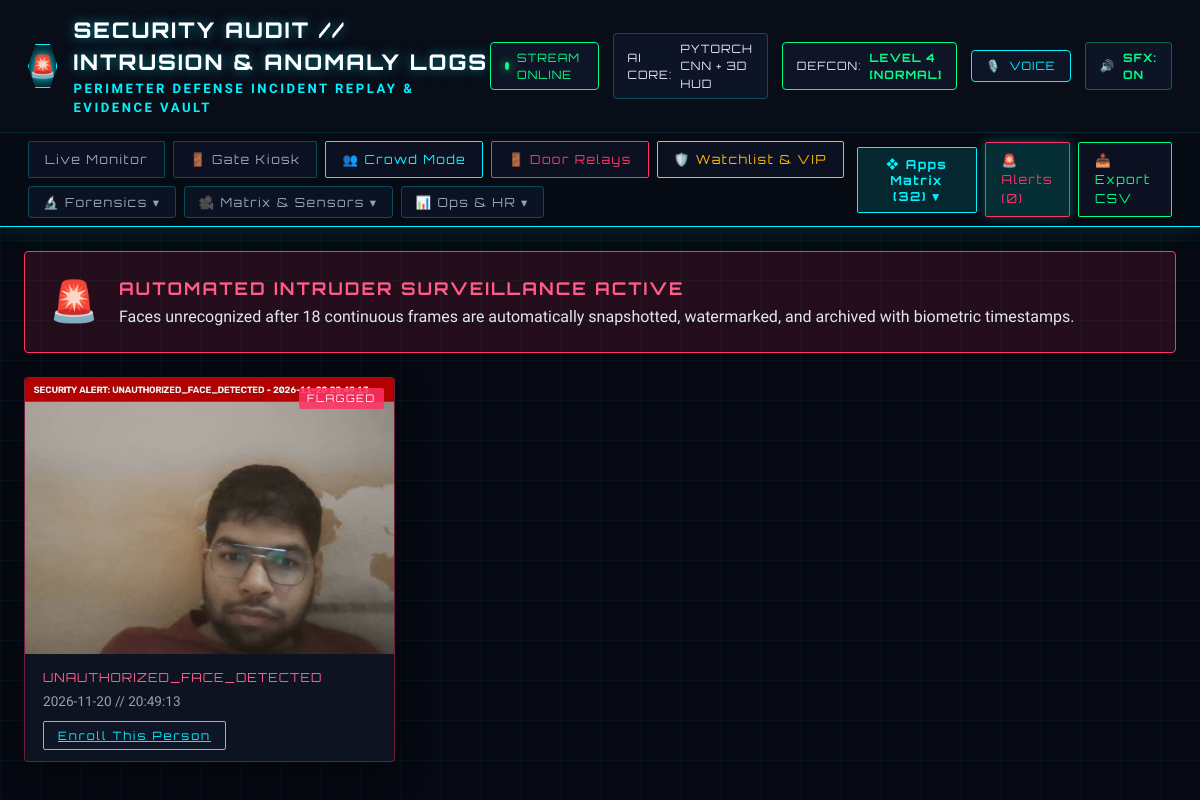
Before: /alerts with the older database file.
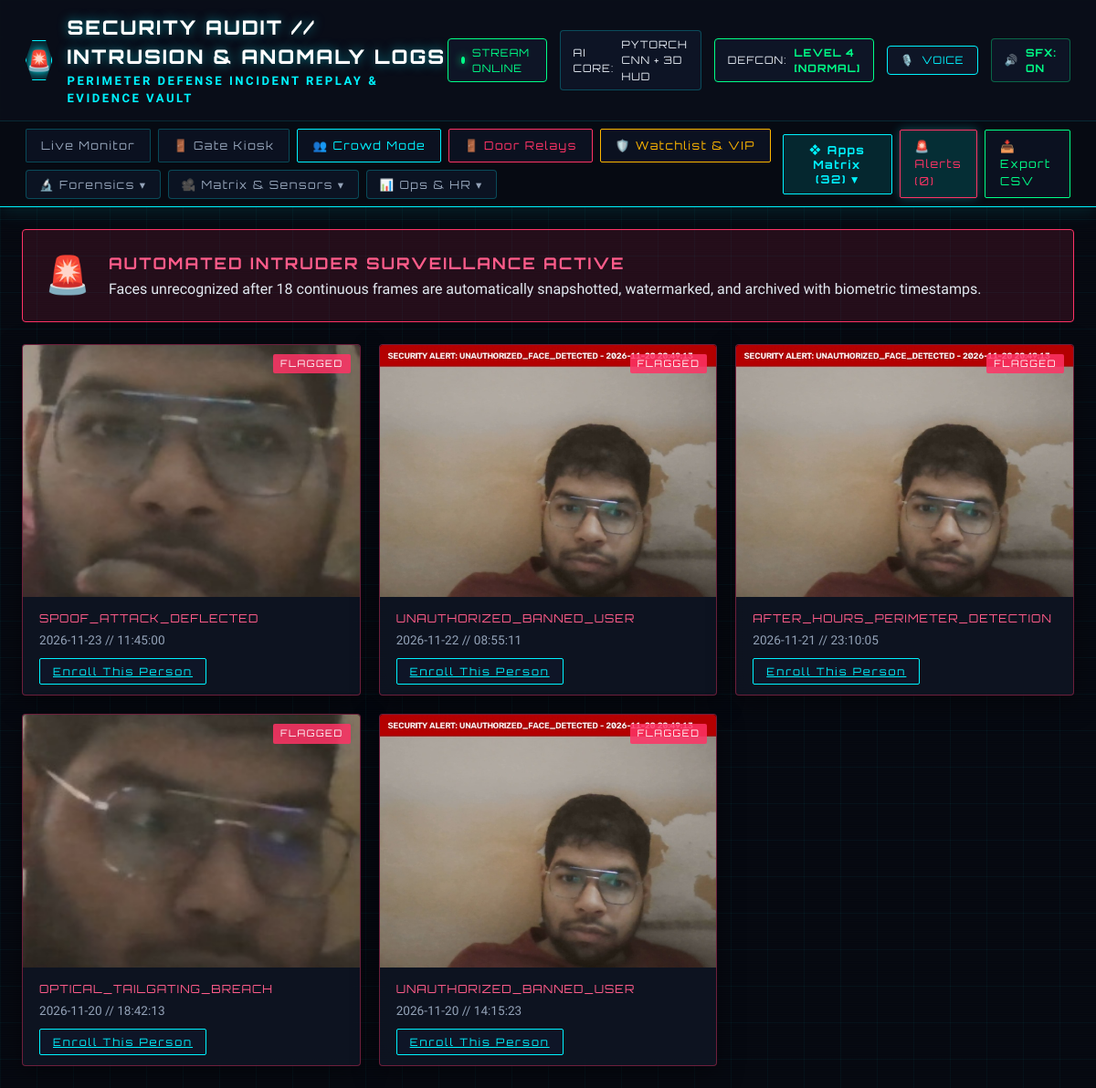
After: the same page with the newer database file.
### tables this page shows
CREATE TABLE security_alerts (
                    id INTEGER PRIMARY KEY AUTOINCREMENT,
                    timestamp TEXT NOT NULL,
                    date TEXT NOT NULL,
                    time TEXT NOT NULL,
                    snapshot_url TEXT NOT NULL,
                    event_type TEXT DEFAULT 'UNAUTHORIZED_ACCESS',
                    status TEXT DEFAULT 'FLAGGED'
                );

### app.py (the view)
@app.route('/alerts')
def alerts_view():
    alerts = db.get_security_alerts(limit=30)
    return render_template('alerts.html', alerts=alerts)

### attendance_engine/db.py (called while the page is built)
    def _get_connection(self):
        conn = sqlite3.connect(self.db_path, check_same_thread=False)
        conn.row_factory = sqlite3.Row
        return conn

    def get_security_alerts(self, limit=20):
        with self._get_connection() as conn:
            cursor = conn.cursor()
            cursor.execute("SELECT * FROM security_alerts ORDER BY id DESC LIMIT ?", (limit,))
            return [dict(row) for row in cursor.fetchall()]

### templates/alerts.html (shortened to what this page needs)
<!DOCTYPE html>
<html lang="en">
<head>
  <link rel="stylesheet" href="/static/css/style.css">
</head>
<body>
  <div class="cyber-scanlines"></div>
  <div class="hud-background-grid"></div>
    {% set active_page = 'alerts' %}
  {% set nav_icon = '🚨' %}
  {% set nav_title = 'SECURITY AUDIT // INTRUSION & ANOMALY LOGS' %}
  {% set nav_subtitle = 'PERIMETER DEFENSE INCIDENT REPLAY & EVIDENCE VAULT' %}
  {% include 'nav_header.html' %}
  <main class="main-container">
    <div class="alerts-banner-card">
      <div class="alert-icon-big">🚨</div>
      <div>
        <h2>AUTOMATED INTRUDER SURVEILLANCE ACTIVE</h2>
        <p>Faces unrecognized after 18 continuous frames are automatically snapshotted, watermarked, and archived with biometric timestamps.</p>
      </div>
    </div>
    <div class="alerts-grid">
      {% for alert in alerts %}
      <div class="cyber-panel alert-card">
        <div class="alert-img-wrap">
          <img src="{{ alert.snapshot_url }}" alt="Intruder Snapshot" class="alert-snapshot" style="cursor:pointer;" onclick='openForensicModal({user_name:"UNAUTHORIZED VISITOR", user_type:"Unregistered", punch_type:"SECURITY_ALERT", time:"{{ alert.time }}", date:"{{ alert.date }}", is_late:0, confidence:0.12, snapshot_url:"{{ alert.snapshot_url }}"})' title="Click to inspect Forensic Evidence">
          <div class="alert-badge-overlay">FLAGGED</div>
        </div>
        <div class="alert-details">
          <div class="alert-type">{{ alert.event_type }}</div>
          <div class="alert-time">{{ alert.date }} // {{ alert.time }}</div>
          <div class="alert-actions">
            <a href="/enroll" class="cyber-button secondary small">Enroll This Person</a>
          </div>
        </div>
      </div>
      {% else %}
      <div class="cyber-panel no-records-card">
        <div style="font-size: 2.5rem; margin-bottom: 12px;">🛡️</div>
        <h3>No Security Breaches Logged</h3>
        <p>All scanned faces matched authorized personnel or students.</p>
      </div>
      {% endfor %}
    </div>
  </main>
</body>
</html>

### templates/nav_header.html (shortened to what this page needs)
<header class="cyber-header">
  <div class="header-top-bar">
    <div class="brand">
      <div class="brand-icon">
        <span class="icon-core">{{ nav_icon|default('◈') }}</span>
      </div>
      <div>
        <h1>{{ nav_title|default('NEXUS // BIOMETRIC 3D ATTENDANCE') }}</h1>
        <p class="subtitle">{{ nav_subtitle|default('AUTONOMOUS FACIAL RECOGNITION & MOTION HUD ENGINE') }}</p>
      </div>
    </div>
    <div class="header-status">
      <div class="status-pill live">
        <span class="pulse-dot"></span> STREAM ONLINE
      </div>
      <div class="status-pill tech">
        AI CORE: <span>PYTORCH CNN + 3D HUD</span>
      </div>
      <div class="status-pill defcon-pill" id="defcon-status-pill" onclick="cycleDefconLevel()" title="Click to cycle DEFCON Threat Level">
        DEFCON: <span id="defcon-text" class="defcon-4">LEVEL 4 [NORMAL]</span>
      </div>
      <div class="status-pill voice-pill" id="voice-status-pill" onclick="toggleVoiceControl()" title="Click to activate voice commands">
        <span class="mic-icon">🎙️</span> <span id="voice-status-text">VOICE</span>
      </div>
      <div class="status-pill sfx-pill" id="sfx-status-pill" onclick="toggleSfx()" title="Click to toggle HUD Audio Sound Effects" style="cursor:pointer; border-color:rgba(0,255,136,0.35);">
        🔊 <span id="sfx-status-text" style="color:#00ff88; font-weight:700;">SFX: ON</span>
      </div>
    </div>
  </div>
  <nav class="nav-ribbon">
    <div class="nav-group-left">
      <a href="/" class="nav-btn {{ 'active' if active_page == 'live' else '' }}">Live Monitor</a>
      <a href="/kiosk" class="nav-btn {{ 'active' if active_page == 'kiosk' else '' }}">🚪 Gate Kiosk</a>
      <a href="/crowd" class="nav-btn {{ 'active' if active_page == 'crowd' else '' }}" style="border-color: #00f3ff; color: #00f3ff;">👥 Crowd Mode</a>
      <a href="/access" class="nav-btn {{ 'active' if active_page == 'access' else '' }}" style="border-color: #ff3366; color: #ff3366;">🚪 Door Relays</a>
      <a href="/watchlist" class="nav-btn {{ 'active' if active_page == 'watchlist' else '' }}" style="border-color: #ffb700; color: #ffb700;">🛡️ Watchlist & VIP</a>
      <div class="nav-dropdown">
        <button class="nav-dropdown-btn {{ 'active' if active_page in ['compare', 'liveness', 'search', 'dossier', 'graph', 'ledger', 'avatar', 'studio', 'adversarial'] else '' }}">🔬 Forensics ▾</button>
      </div>
      <div class="nav-dropdown">
        <button class="nav-dropdown-btn {{ 'active' if active_page in ['floorplan', 'vitality', 'multicam', 'terminal', 'qrscan', 'enroll', 'geofence', 'hardware', 'mesh'] else '' }}">🎥 Matrix & Sensors ▾</button>
      </div>
      <div class="nav-dropdown">
        <button class="nav-dropdown-btn {{ 'active' if active_page in ['shifts', 'analytics', 'records', 'report', 'idcard', 'notifications', 'forecast', 'vault'] else '' }}">📊 Ops & HR ▾</button>
      </div>
    </div>
    <div class="nav-group-right">
      <button class="nav-btn apps-launcher-btn" onclick="toggleAppsMatrix()">❖ Apps Matrix (32) ▾</button>
      <a href="/alerts" class="nav-btn alert-btn {{ 'active' if active_page == 'alerts' else '' }}">🚨 Alerts (<span id="alert-badge-count">{{ stats.alert_count_today if stats and stats.alert_count_today is defined else 0 }}</span>)</a>
      <a href="/api/export_csv" class="nav-btn export">📥 Export CSV</a>
    </div>
  </nav>
</header>

Changed rows visible on the page:
removed security_alerts: snapshot_url (picture), event_type "UNAUTHORIZED_FACE_DETECTED", date "2026-11-20", time "20:49:13"
added security_alerts: snapshot_url (picture), event_type "SPOOF_ATTACK_DEFLECTED", date "2026-11-23", time "11:45:00"
added security_alerts: snapshot_url (picture), event_type "UNAUTHORIZED_BANNED_USER", date "2026-11-22", time "08:55:11"
added security_alerts: snapshot_url (picture), event_type "AFTER_HOURS_PERIMETER_DETECTION", date "2026-11-21", time "23:10:05"
added security_alerts: snapshot_url (picture), event_type "OPTICAL_TAILGATING_BREACH", date "2026-11-20", time "18:42:13"
added security_alerts: snapshot_url (picture), event_type "UNAUTHORIZED_BANNED_USER", date "2026-11-20", time "14:15:23"
